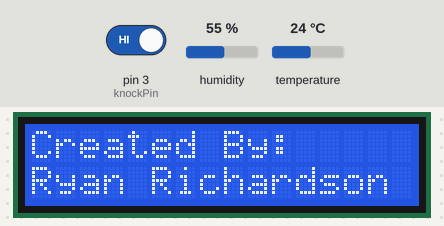
Recording of a sketch running on a simulated Arduino Uno, built with avr-gcc and run on an emulated ATmega328P. On the bench: 16×2 character LCD. The test bench sets the inputs (shaded band); at power-on: pin 3 (knockPin) HIGH, temperature 24 °C, humidity 55 %. The local clock reads 2024-03-15 10:24:30 at power-on unless the sketch sets it.

Above: at 1.2 s.
1.3 s: pin 3 (knockPin) driven LOW
At 1.7 s:
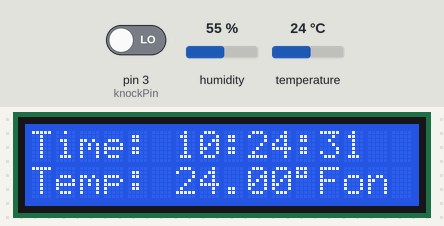
2.8 s: temperature set to 12 °C
At 5.9 s:
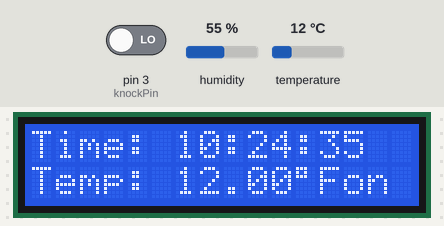
Timing chart, 0 to 7.4 s (numbered marks = the images above; inputs shaded):
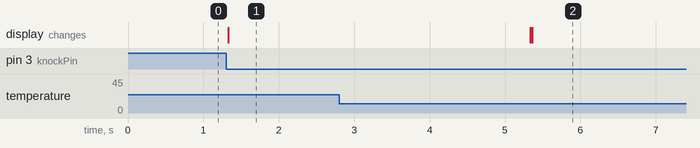

Measured:
- after the input at 1.3 s, the display: changes at once (image 1)

The sketch:

Time.ino
```cpp
//Henry's Bench
//KY-031 Knock Sensor Tutorial

#include <dht.h>
#include <DS3231.h>
#include <LiquidCrystal.h>

int knockPin = 3; // Use Pin 10 as our Input
int knockVal = HIGH; // This is where we record our shock measurement
boolean bAlarm = false;

unsigned long lastKnockTime; // Record the time that we measured a shock

int knockAlarmTime = 500; // Number of milli seconds to keep the knock alarm high

DS3231 rtc(SDA, SCL);
dht DHT;
#define DHT11_PIN 9
LiquidCrystal lcd(1, 2, 4, 5, 6, 7);

void setup ()
{
  rtc.begin();
  lcd.begin(16, 2);

  lcd.setCursor(0, 0);
  lcd.print("Created By:");

  lcd.setCursor(0, 1);
  lcd.print("Ryan Richardson");
  pinMode (knockPin, INPUT) ; // input from the KY-031
}
void loop ()
{
  knockVal = digitalRead (knockPin) ; // read KY-031 Value

  if (knockVal == LOW) // If we see a knock
  {

    lastKnockTime = millis(); // record the time of the shock
    // The following is so you don't scroll on the output screen
    if (!bAlarm){
      Serial.println("KNOCK, KNOCK");
      bAlarm = true;
    }
  }
  else
  {
    if( (millis()-lastKnockTime) > knockAlarmTime  &&  bAlarm){
      Serial.println("no knocks");
      bAlarm = false;
    }
  }
  if(bAlarm == true) {
    int chk = DHT.read11(DHT11_PIN);
    lcd.setCursor(0, 0);
    lcd.print("Time: ");
    lcd.print(rtc.getTimeStr());
    lcd.setCursor(0, 1);
    lcd.print("Temp: ");
    lcd.print(DHT.temperature);
    lcd.print((char)223);
    lcd.print("F");
    delay(4000);
    lcd.setCursor(0, 0);
    lcd.print("Created By:     ");
    lcd.setCursor(0, 1);
    lcd.print("Ryan Richardson ");
  }
}
```
